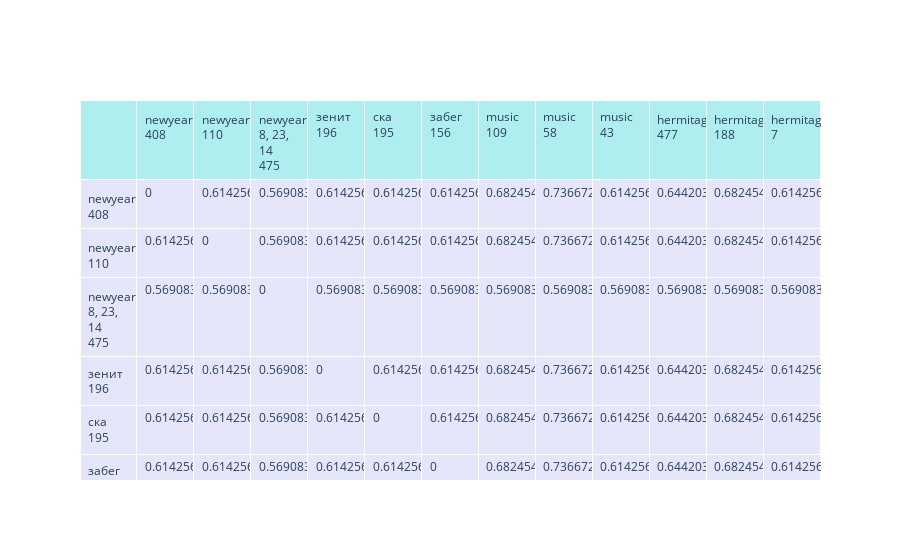
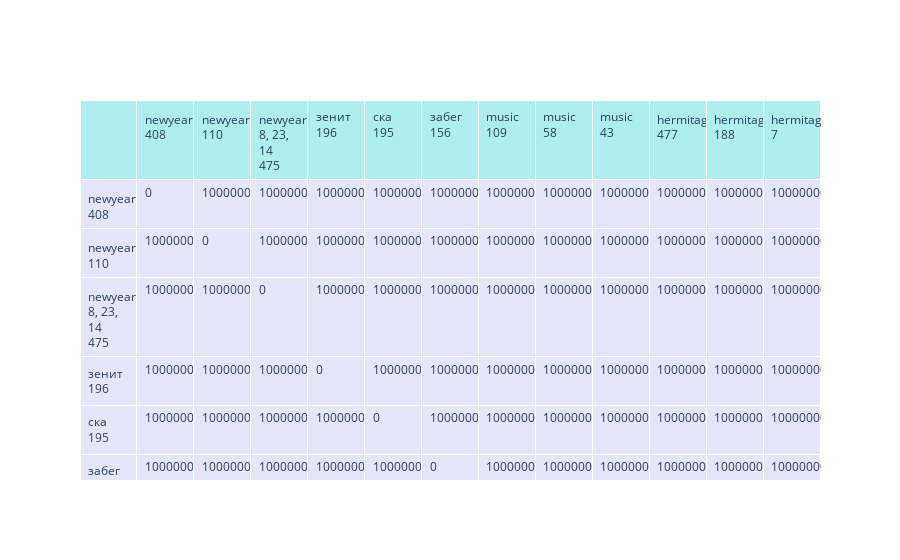
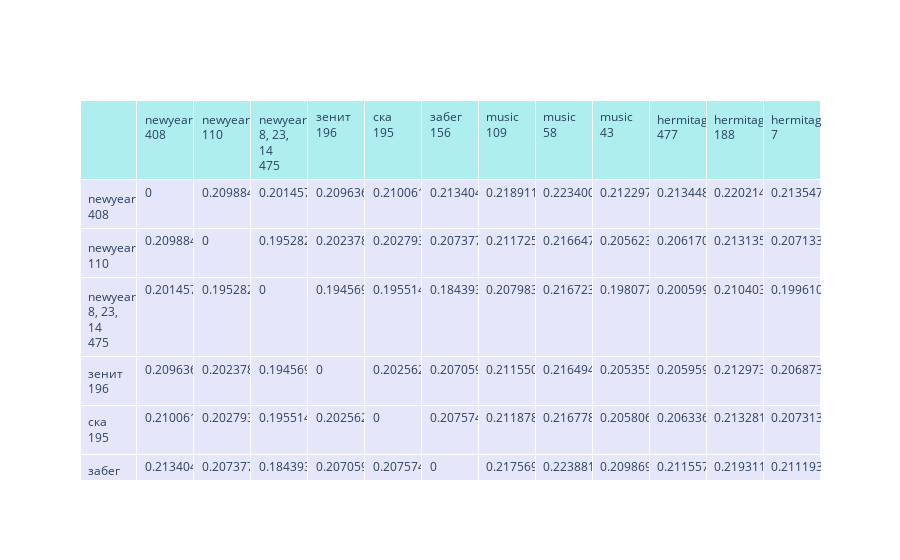
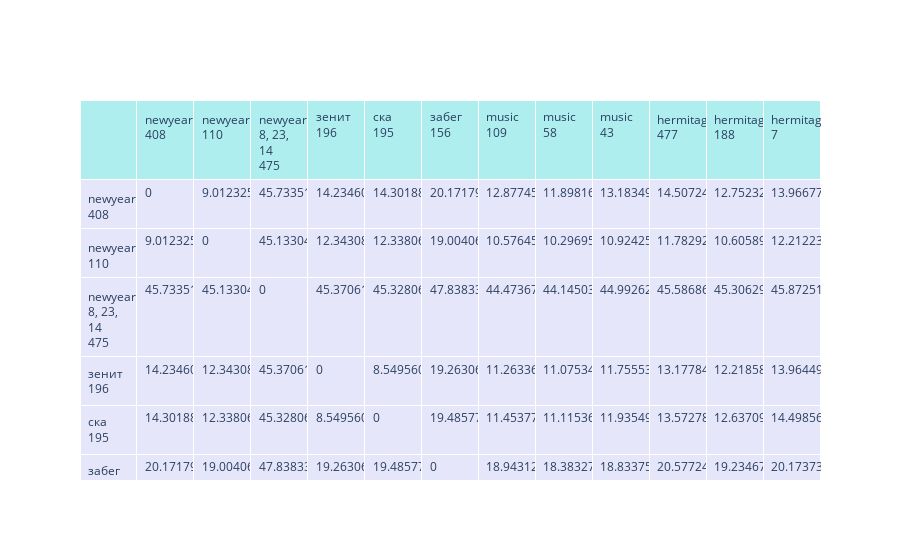

Notebook code for these charts, in order:
### Code cell
import plotly.graph_objects as go
from plotly.subplots import make_subplots


def class_dist_max(a, b):
    max_dist = 0
    a_ind = range(len(classes_id[a]))
    b_ind = range(len(classes_id[b]))
    for i in a_ind:
        for j in b_ind:
            max_dist = max(max_dist, dists[i, j])
    return max_dist


def class_dist_min(a, b):
    min_dist = 1000000000
    a_ind = range(len(classes_id[a]))
    b_ind = range(len(classes_id[b]))
    for i in a_ind:
        for j in b_ind:
            min_dist = max(min_dist, dists[i, j])
    return min_dist


def class_dist_mean(a, b):
    sum_dists = 0
    a_ind = range(len(classes_id[a]))
    b_ind = range(len(classes_id[b]))
    for i in a_ind:
        for j in b_ind:
            sum_dists += dists[i, j]
    return sum_dists * (1 / (len(a_ind) * len(b_ind)))


def class_dist_centroid(a, b):
    return np.linalg.norm(centroids[a] - centroids[b])

def class_dist_centroid_norm(a, b):
    return np.linalg.norm(centroids[a] - centroids[b]) * (1 / (len(classes_id[a]) * len(classes_id[b])))



tests = [
    ['newyear', 408],
    ['newyear', 110],
    ['newyear', 475],
    ['зенит', 196],
    ['ска', 195],
    ['забег', 156],
    ['music', 109],
    ['music', 58],
    ['music', 43],
    ['hermitage', 477],
    ['hermitage', 188],
    ['hermitage', 7],
]
names = list(map(lambda t: f'{t[0]} {t[1]}', tests))

methods = [
    ["class_dist_max", class_dist_max],
    ["class_dist_min", class_dist_min],
    ["class_dist_mean", class_dist_mean],
    ["class_dist_centroid", class_dist_centroid], 
    ["class_dist_centroid_norm", class_dist_centroid_norm]
]


length = len(tests)

for l in range(len(methods)): 
    m = methods[l]
    distanses = np.zeros([length, length])
    for i in range(length):
        for j in range(i):
            if i == j:
                distanses[i, j] = -1
            else:
                distanses[i, j] = m[1](tests[i][1], tests[j][1])
                distanses[j, i] = distanses[i, j]
    
    fig = go.Figure(data=[go.Table(
        header=dict(values=[''] + names, fill_color='paleturquoise', align='left'),
        cells=dict(values=[names] + distanses.tolist(), fill_color='lavender', align='left'))])
    fig.show()

### Figure 1 — Plotly figure (JSON) as saved in the notebook; plotly's stock layout.template omitted (floating-point values rounded to 4 significant figures; data arrays with more than 128 entries replaced by an {"elided": "..."} marker saying what was removed)
{"data": [{"cells": {"align": "left", "fill": {"color": "lavender"}, "values": {"elided": "13x12 mixed values"}}, "header": {"align": "left", "fill": {"color": "paleturquoise"}, "values": ["", "newyear 408", "newyear 110", "newyear\n 8, 23, 14 475", "зенит 196", "ска 195", "забег 156", "music 109", "music 58", "music 43", "hermitage 477", "hermitage 188", "hermitage 7"]}, "type": "table"}], "layout": {}}

### Figure 2 — Plotly figure (JSON) as saved in the notebook; plotly's stock layout.template omitted (floating-point values rounded to 4 significant figures; data arrays with more than 128 entries replaced by an {"elided": "..."} marker saying what was removed)
{"data": [{"cells": {"align": "left", "fill": {"color": "lavender"}, "values": {"elided": "13x12 mixed values"}}, "header": {"align": "left", "fill": {"color": "paleturquoise"}, "values": ["", "newyear 408", "newyear 110", "newyear\n 8, 23, 14 475", "зенит 196", "ска 195", "забег 156", "music 109", "music 58", "music 43", "hermitage 477", "hermitage 188", "hermitage 7"]}, "type": "table"}], "layout": {}}

### Figure 3 — Plotly figure (JSON) as saved in the notebook; plotly's stock layout.template omitted (floating-point values rounded to 4 significant figures; data arrays with more than 128 entries replaced by an {"elided": "..."} marker saying what was removed)
{"data": [{"cells": {"align": "left", "fill": {"color": "lavender"}, "values": {"elided": "13x12 mixed values"}}, "header": {"align": "left", "fill": {"color": "paleturquoise"}, "values": ["", "newyear 408", "newyear 110", "newyear\n 8, 23, 14 475", "зенит 196", "ска 195", "забег 156", "music 109", "music 58", "music 43", "hermitage 477", "hermitage 188", "hermitage 7"]}, "type": "table"}], "layout": {}}

### Figure 4 — Plotly figure (JSON) as saved in the notebook; plotly's stock layout.template omitted (floating-point values rounded to 4 significant figures; data arrays with more than 128 entries replaced by an {"elided": "..."} marker saying what was removed)
{"data": [{"cells": {"align": "left", "fill": {"color": "lavender"}, "values": {"elided": "13x12 mixed values"}}, "header": {"align": "left", "fill": {"color": "paleturquoise"}, "values": ["", "newyear 408", "newyear 110", "newyear\n 8, 23, 14 475", "зенит 196", "ска 195", "забег 156", "music 109", "music 58", "music 43", "hermitage 477", "hermitage 188", "hermitage 7"]}, "type": "table"}], "layout": {}}
